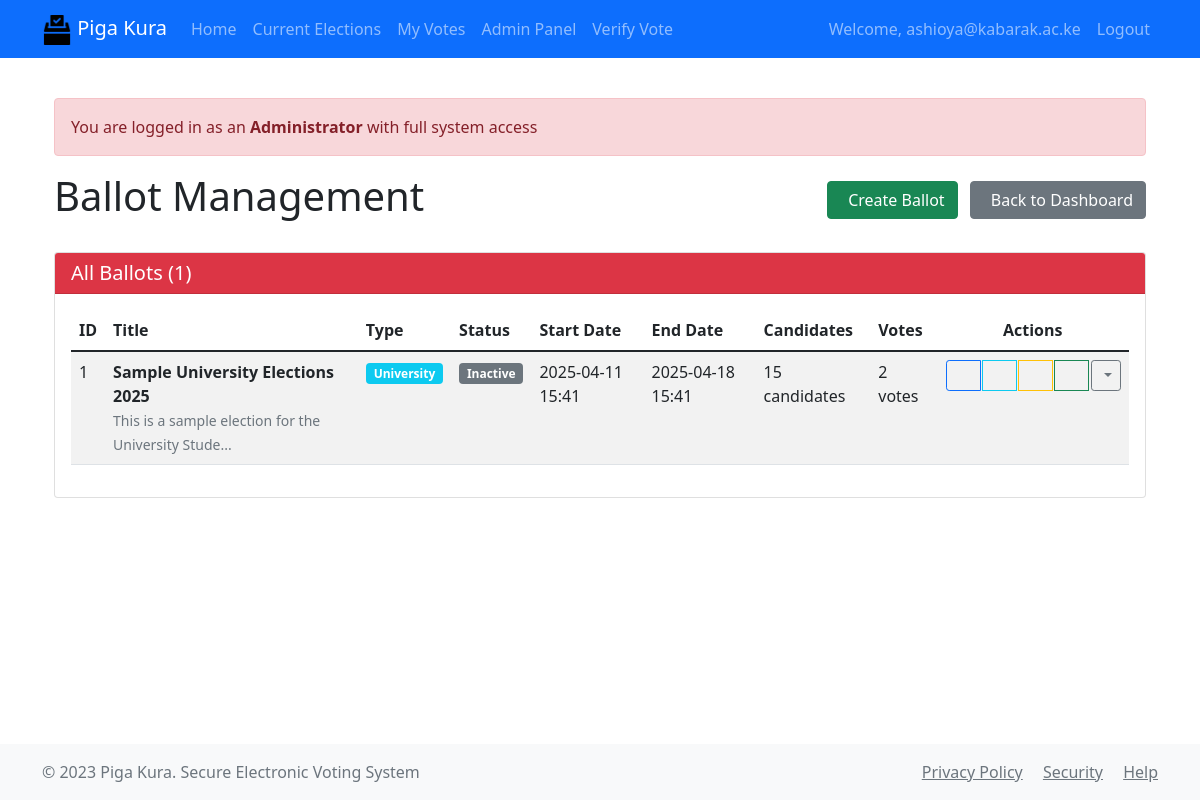
Page /admin/ballots (signed in) on the earlier database version.
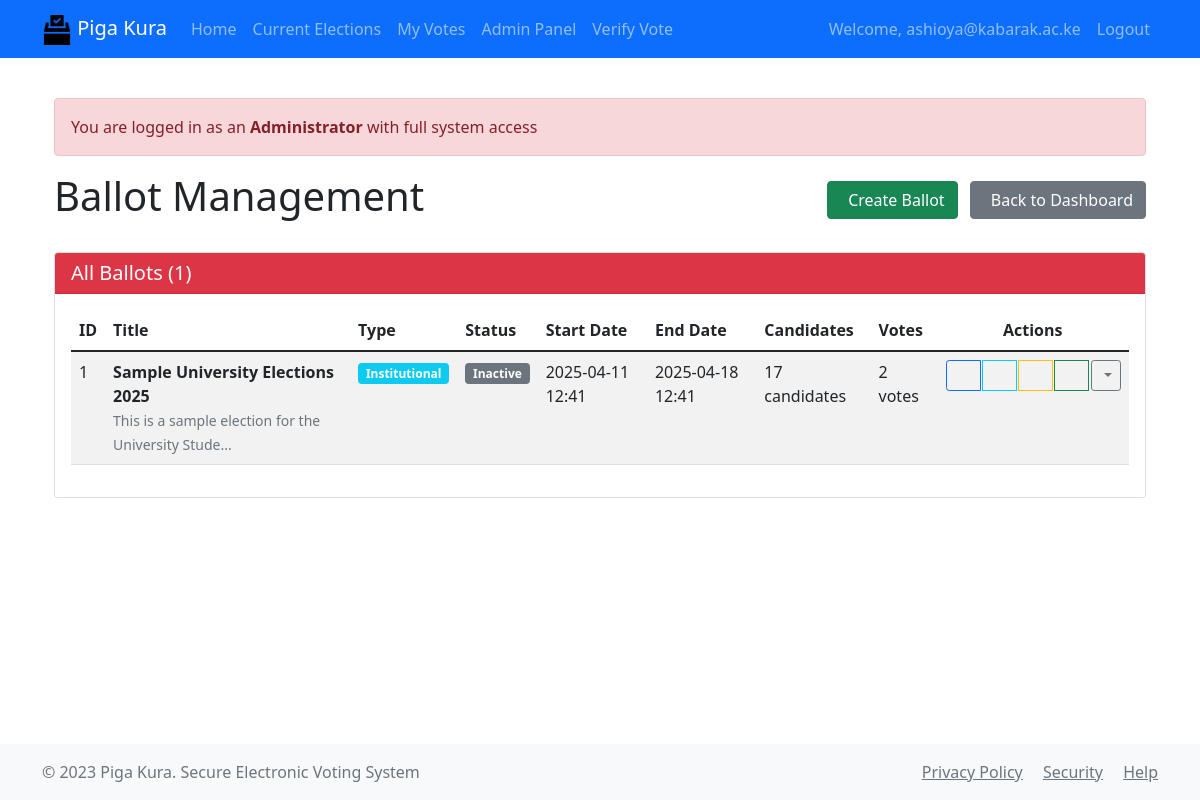
Same page on the later database version.
### app/models/ballot.py (models this page shows, shortened)
class Ballot(db.Model):
    id = db.Column(db.Integer, primary_key=True)
    title = db.Column(db.String(200), nullable=False)
    description = db.Column(db.Text)
    start_date = db.Column(db.DateTime, nullable=False)
    end_date = db.Column(db.DateTime, nullable=False)
    is_active = db.Column(db.Boolean, default=True)
    created_at = db.Column(db.DateTime, default=datetime.utcnow)
    candidates = db.relationship('Candidate', backref='ballot', lazy=True)
    votes = db.relationship('Vote', backref='ballot', lazy=True)
    ballot_type = db.Column(db.String(50), nullable=False)  # national, county, special
    verification_key = db.Column(db.String(64), unique=True)
    min_voters = db.Column(db.Integer, default=0)
    max_voters = db.Column(db.Integer)
    requires_verification = db.Column(db.Boolean, default=True)
    verification_method = db.Column(db.String(50))  # id, biometric, token
    audit_trail = db.relationship('AuditLog', backref='ballot', lazy=True)
    @property
    def is_ongoing(self):
        now = datetime.utcnow()
        return self.start_date <= now <= self.end_date and self.is_active
    @property
    def vote_count(self):
        return sum(c.vote_count for c in self.candidates)

### app/routes/admin.py (the view)
@admin_bp.route('/ballots')
@login_required
@admin_required
def ballots():
    ballots = Ballot.query.all()
    return render_template('admin/ballots.html', ballots=ballots)

### app/models/candidate.py (called while the page is built)
    @property
    def vote_count(self):
        return len(self.votes)

### app/routes/admin.py (called while the page is built)
def admin_required(f):
    @wraps(f)
    def decorated_function(*args, **kwargs):
        if not current_user.is_authenticated or not current_user.is_admin:
            flash('Admin privileges required', 'danger')
            return redirect(url_for('main.index'))
        return f(*args, **kwargs)
    return decorated_function

### app/templates/admin/ballots.html (shortened to what the changed rows need)
{% extends "base.html" %}
{% block content %}
<div class="container">
    <div class="d-flex justify-content-between align-items-center mb-4">
        <h1>Ballot Management</h1>
    </div>
    <div class="card">
        <div class="card-body">
            {% if ballots %}
            <div class="table-responsive">
                <table class="table table-striped">
                    <thead>
                        <tr>
                            <th>ID</th>
                            <th>Title</th>
                            <th>Type</th>
                            <th>Status</th>
                            <th>Start Date</th>
                            <th>End Date</th>
                            <th>Candidates</th>
                            <th>Votes</th>
                            <th class="text-center">Actions</th>
                        </tr>
                    </thead>
                    <tbody>
                        {% for ballot in ballots %}
                        <tr id="ballot-row-{{ ballot.id }}">
                            <td>{{ ballot.id }}</td>
                            <td>
                                <div>
                                    <strong>{{ ballot.title }}</strong>
                                    {% if ballot.description %}
                                    <br><small class="text-muted">{{ ballot.description[:50] }}{% if ballot.description|length > 50 %}...{% endif %}</small>
                                    {% endif %}
                                </div>
                            </td>
                            <td><span class="badge bg-info">{{ ballot.ballot_type|title }}</span></td>
                            <td>
                                <span class="badge {{ 'bg-success' if ballot.is_ongoing else 'bg-secondary' }} status-toggle"
                                      data-ballot-id="{{ ballot.id }}"
                                      data-active="{{ ballot.is_active|lower }}"
                                      title="Click to toggle ballot status">
                                    {{ 'Active' if ballot.is_ongoing else 'Inactive' }}
                                </span>
                            </td>
                            <td>{{ ballot.start_date.strftime('%Y-%m-%d %H:%M') }}</td>
                            <td>{{ ballot.end_date.strftime('%Y-%m-%d %H:%M') }}</td>
                            <td>{{ ballot.candidates|length }} candidates</td>
                            <td>{{ ballot.vote_count }} votes</td>
                            <td class="text-center ballot-actions">
                                <div class="btn-group btn-group-sm">
                                    <button class="btn btn-outline-primary action-btn"
                                            onclick="editBallot({{ ballot.id }})"
                                            title="Edit Ballot">
                                    </button>
                                    <button class="btn btn-outline-info action-btn"
                                            onclick="viewResults({{ ballot.id }})"
                                            title="View Results">
                                    </button>
                                    <button class="btn btn-outline-warning action-btn"
                                            onclick="manageCandidates({{ ballot.id }})"
                                            title="Manage Candidates">
                                    </button>
                                    <button class="btn btn-outline-success action-btn"
                                            onclick="viewBallot({{ ballot.id }})"
                                            title="Preview Ballot">
                                    </button>
                                    <div class="dropdown d-inline">
                                        <button class="btn btn-outline-secondary btn-sm dropdown-toggle"
                                                type="button"
                                                data-bs-toggle="dropdown">
                                        </button>
                                    </div>
                                </div>
                            </td>
                        </tr>
                        {% endfor %}
                    </tbody>
                </table>
            </div>
            {% endif %}
        </div>
    </div>
</div>
{% endblock %}

Differences in the rows shown:
changed Ballot "This is a sample election for the University Stude": ballot_type "University" → "Institutional"; start_date "2025-04-11 15:41" → "2025-04-11 12:41"; end_date "2025-04-18 15:41" → "2025-04-18 12:41"; candidates|length "15" → "17"
